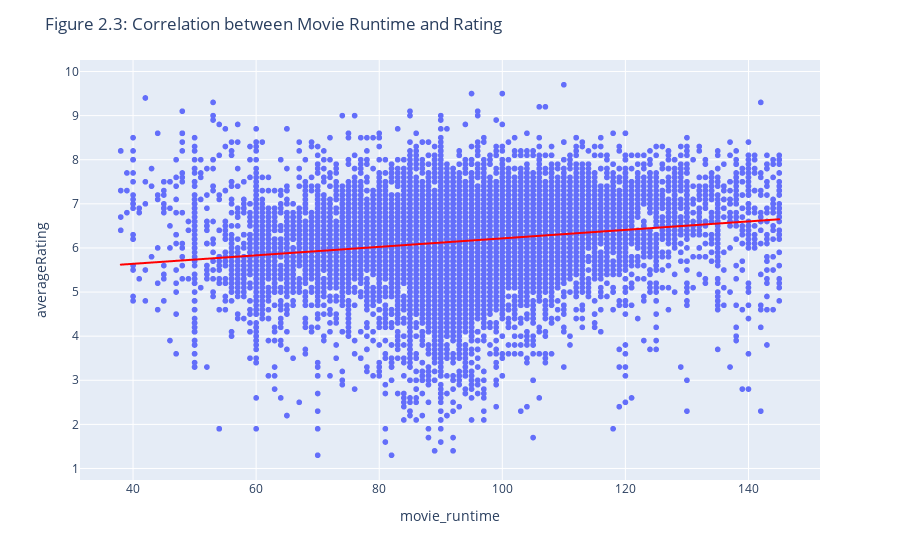

The notebook cell saved with this chart:
### Code cell
# plot the above plot using plotly to generate an interactive plot to html
# with the regression line colored red
fig = px.scatter(duration, x="movie_runtime", y="averageRating", trendline="ols", trendline_color_override="red")
fig.update_layout(title="Figure 2.3: Correlation between Movie Runtime and Rating")
fig.write_html("2-3.html")
fig.show()

### Figure 1 — Plotly figure (JSON) as saved in the notebook; plotly's stock layout.template omitted (floating-point values rounded to 4 significant figures; data arrays with more than 128 entries replaced by an {"elided": "..."} marker saying what was removed)
{"data": [{"hovertemplate": "movie_runtime=%{x}<br>averageRating=%{y}<extra></extra>", "legendgroup": "", "marker": {"color": "#636efa", "symbol": "circle"}, "mode": "markers", "name": "", "showlegend": false, "type": "scattergl", "x": {"elided": "11874 int values"}, "xaxis": "x", "y": {"elided": "11874 float values"}, "yaxis": "y"}, {"hovertemplate": "<b>OLS trendline</b><br>averageRating = 0.00961226 * movie_runtime + 5.25574<br>R<sup>2</sup>=0.030596<br><br>movie_runtime=%{x}<br>averageRating=%{y} <b>(trend)</b><extra></extra>", "legendgroup": "", "line": {"color": "red"}, "marker": {"color": "#636efa", "symbol": "circle"}, "mode": "lines", "name": "", "showlegend": false, "type": "scattergl", "x": {"elided": "11874 int values"}, "xaxis": "x", "y": {"elided": "11874 float values"}, "yaxis": "y"}], "layout": {"legend": {"tracegroupgap": 0}, "margin": {"t": 60}, "title": {"text": "Figure 2.3: Correlation between Movie Runtime and Rating"}, "xaxis": {"anchor": "y", "domain": [0, 1], "title": {"text": "movie_runtime"}}, "yaxis": {"anchor": "x", "domain": [0, 1], "title": {"text": "averageRating"}}}}
